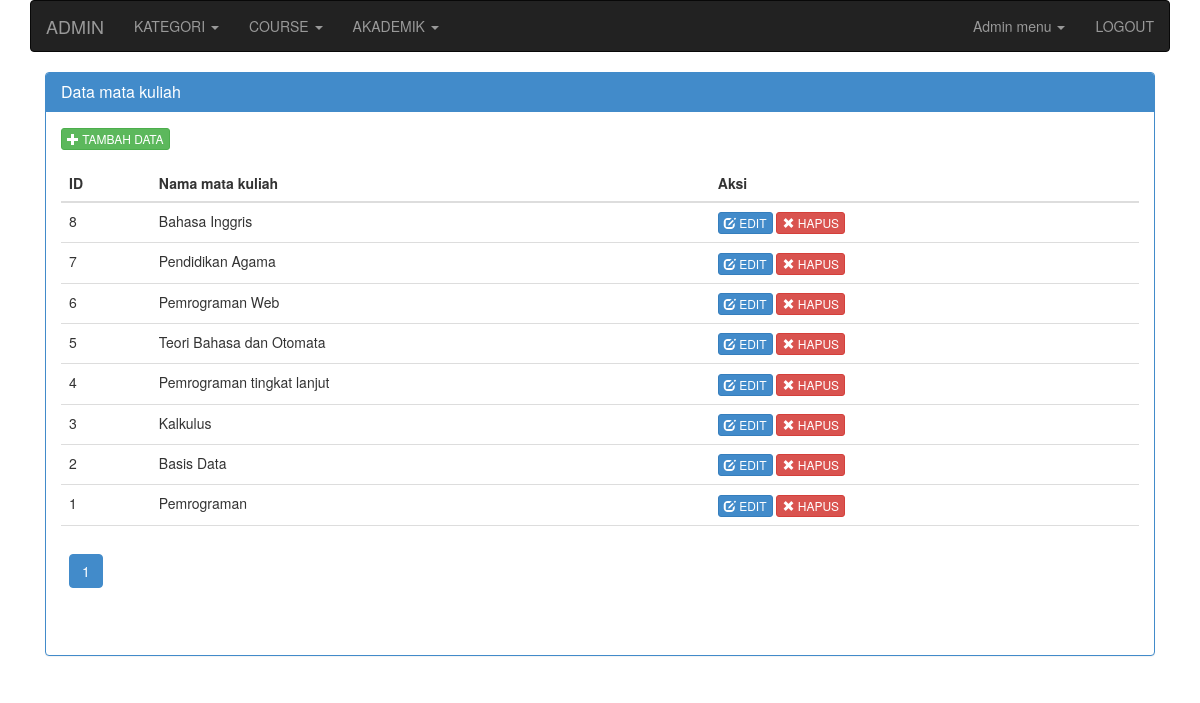
The page /admin.php?mod=matkul& (signed in) on the database its author committed.
### tables this page shows
CREATE TABLE `mata_kuliah` (
  `matkul_id` int(11) unsigned NOT NULL AUTO_INCREMENT,
  `matkul_nama` varchar(255) DEFAULT NULL,
  PRIMARY KEY (`matkul_id`)
);

### modules/matkul/admin/action_matkul.php (called while the page is built, shortened)
<?php
$query = "SELECT * FROM mata_kuliah ORDER BY matkul_id DESC";
$paging = new Pagination($query,10);
$num_rows = $paging->NumRows();
$result = $paging->Result();
$link = $paging->Link();
?>

### modules/matkul/admin/matkul.php (the view, shortened to what this page needs)
<div class="col-md-12" id="content-container">
<div class="panel panel-primary">
    <div class="panel-heading"><h3 class="panel-title">Data mata kuliah</h3></div>
    <div class="panel-body">
            <div class="row clearfix">
            <div class="col-md-12 column" id="post">
            	<div class="text-left" style="margin-bottom:15px;"><?=link_tambah("admin.php?mod=matkul&act=add_matkul")?></div>
            	<div class="table-responsive">
            	<table class="table">
					<thead>
                    	<tr>
                        	<th>ID</th>
                            <th>Nama mata kuliah</th>
                            <th>Aksi</th>
                        </tr>
                    </thead>
                    <tbody>
						<?php
                        if( $num_rows > 0 )
                        {
                            foreach($result as $row)
                            {
                         ?>
                         		<tr>
                                	<td><?=$row['matkul_id']?></td>
                                    <td><?=$row['matkul_nama']?></td>
                                    <td>
									<?=link_edit("admin.php?mod=matkul&act=edit_matkul&id=".$row['matkul_id'])?>
                                    <?=link_hapus("admin.php?mod=matkul&delete=yes&id=".$row['matkul_id'])?>
                                    </td>
                                </tr>
                       <?php
                            }
                        }else{
						?>
                        	<tr>
                            	<td colspan="3" align="center"><em>Tidak ada data</em></td>
                            </tr>
                        <?php
						}
                        ?>
                    </tbody>
                    <tfoot>
                    	<tr>
                        	<td colspan="3"><?php echo $link; ?></td>
                        </tr>
                    </tfoot>
            	</table>
            	</div>
            </div>
            </div>
    </div>
</div>
</div>

### includes/fungsi.web.php (shortened to what this page needs)
<?php
function link_edit($url, $attr = "" )
{
	$str = "<a href=\"$url\" class=\"btn btn-primary btn-xs\" $attr>
			<i class=\"glyphicon glyphicon-edit\"></i> EDIT</a>";
	return $str;
}
function link_hapus($url, $attr = "" )
{
	$confirm = " onclick=\"return confirm('Apakah Anda yakin akan menghapus data ini?');\"";
	$str = "<a href=\"$url\" class=\"btn btn-danger btn-xs\" $confirm $attr>
			<i class=\"glyphicon glyphicon-remove\"></i> HAPUS</a>";
	return $str;
}
function link_tambah($url="",$title="Tambah data", $attr = "")
{
	$title = strtoupper($title);
	$str = "<a href=\"$url\" class=\"btn btn-success btn-xs\" $attr>
			<i class=\"glyphicon glyphicon-plus\"></i> $title</a>";
	return $str;
}

### rows shown on the page
mata_kuliah: matkul_id "8", matkul_nama "Bahasa Inggris"
mata_kuliah: matkul_id "7", matkul_nama "Pendidikan Agama"
mata_kuliah: matkul_id "6", matkul_nama "Pemrograman Web"
mata_kuliah: matkul_id "5", matkul_nama "Teori Bahasa dan Otomata"
mata_kuliah: matkul_id "4", matkul_nama "Pemrograman tingkat lanjut"
mata_kuliah: matkul_id "3", matkul_nama "Kalkulus"
mata_kuliah: matkul_id "2", matkul_nama "Basis Data"
mata_kuliah: matkul_id "1", matkul_nama "Pemrograman"

### other values the page prints
$title "KATEGORI"
$title "COURSE"
$title "AKADEMIK"
$title "TAMBAH DATA"
